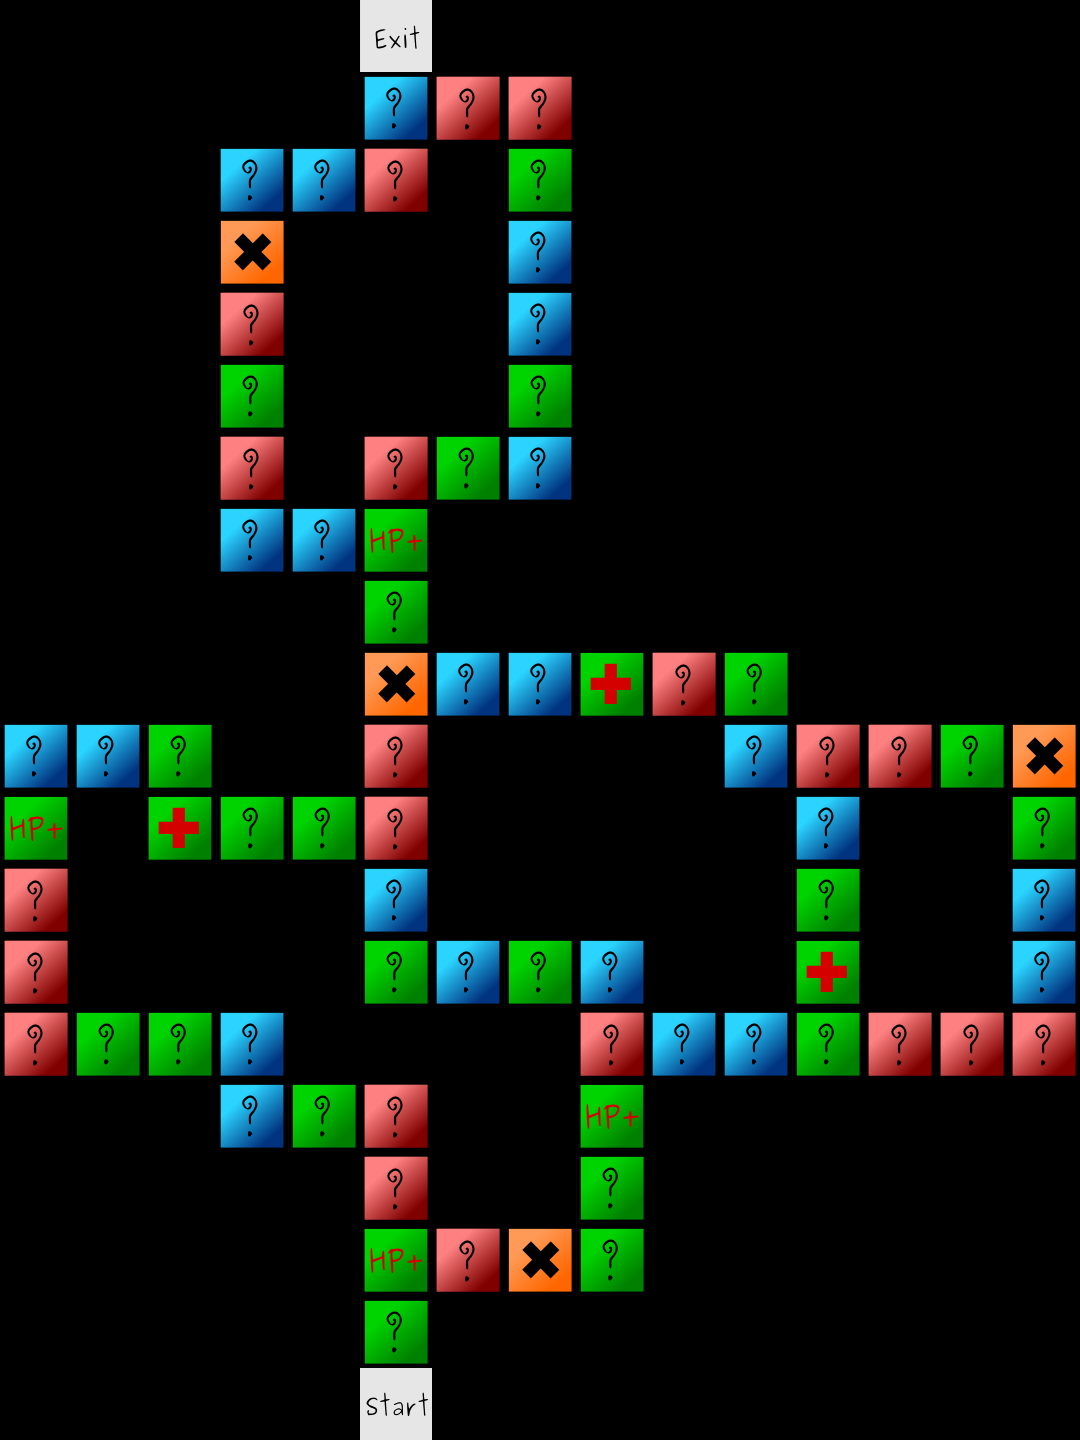

Tiled map render using the project's own tile images. Description and the map definition, with tile-layer contents summarised, below:
An orthogonal 15x20 tile map with 72x72 px tiles, 1 tile layer (Tile Layer 1).

<map version="1.0" orientation="orthogonal" width="15" height="20" tilewidth="72" tileheight="72">
 <tileset firstgid="1" name="tiles" tilewidth="72" tileheight="72">
  <image source="../gfx/tiles.png" width="720" height="720" />
  <tile id="0">
   <properties>
    <property name="type" value="start" />
   </properties>
  </tile>
  <tile id="1">
   <properties>
    <property name="type" value="exit" />
   </properties>
  </tile>
  <tile id="2">
   <properties>
    <property name="type" value="green" />
   </properties>
  </tile>
  <tile id="3">
   <properties>
    <property name="type" value="blue" />
   </properties>
  </tile>
  <tile id="4">
   <properties>
    <property name="type" value="red" />
   </properties>
  </tile>
  <tile id="10">
   <properties>
    <property name="type" value="HP_UP" />
   </properties>
  </tile>
  <tile id="11">
   <properties>
    <property name="type" value="HEALTH" />
   </properties>
  </tile>
  <tile id="12">
   <properties>
    <property name="type" value="damage" />
   </properties>
  </tile>
 </tileset>
 <layer name="Tile Layer 1" width="15" height="20">
  <data>[300 cells, 96 non-empty, 11 distinct tile ids]</data>
 </layer>
</map>